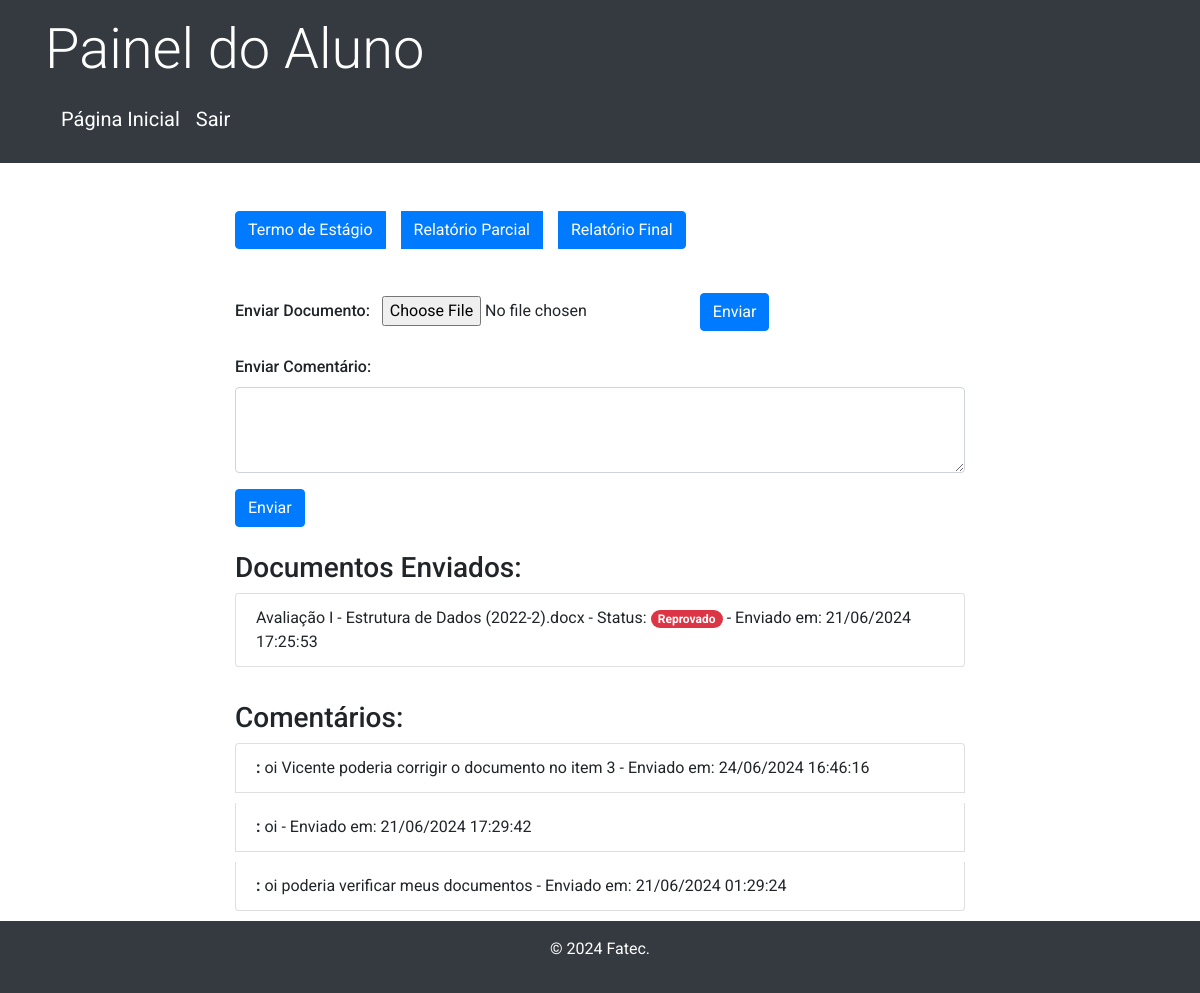
Screenshot of /index.php (signed in) with the database file from the repository.
### tables this page shows
CREATE TABLE `documentos` (
  `id` int(11) NOT NULL,
  `usuario_id` int(11) DEFAULT NULL,
  `nome` varchar(255) DEFAULT NULL,
  `arquivo` varchar(255) DEFAULT NULL,
  `status` enum('pendente','aprovado','reprovado') DEFAULT 'pendente',
  `data_envio` timestamp NOT NULL DEFAULT current_timestamp()
);

CREATE TABLE `comentarios` (
  `id` int(11) NOT NULL,
  `usuario_id` int(11) NOT NULL,
  `autor` varchar(255) DEFAULT NULL,
  `comentario` text NOT NULL,
  `data_envio` timestamp NOT NULL DEFAULT current_timestamp(),
  `respondido_por` int(11) DEFAULT NULL,
  `data_resposta` timestamp NULL DEFAULT NULL
);

### index.php (the view, shortened to what this page needs)
<?php
include("db.php");
$user_data = check_login($conn);
$query_documentos = "
    SELECT d.*
    FROM documentos d
    WHERE d.usuario_id = :usuario_id
    ORDER BY d.data_envio DESC
";
$stmt_documentos = $conn->prepare($query_documentos);
$stmt_documentos->bindParam(':usuario_id', $user_data['id']);
$stmt_documentos->execute();
$documentos = $stmt_documentos->fetchAll(PDO::FETCH_ASSOC);
$query_comentarios = "SELECT * FROM comentarios WHERE usuario_id = :usuario_id ORDER BY data_envio DESC";
$stmt_comentarios = $conn->prepare($query_comentarios);
$stmt_comentarios->bindParam(':usuario_id', $user_data['id']);
$stmt_comentarios->execute();
$comentarios = $stmt_comentarios->fetchAll(PDO::FETCH_ASSOC);
?>
<!DOCTYPE html>
<html lang="pt-br">
<head>
    <link href="https://stackpath.bootstrapcdn.com/bootstrap/4.5.2/css/bootstrap.min.css" rel="stylesheet">
</head>
<body>
    <header class="bg-dark text-white py-3">
        <div class="container">
            <h1 class="display-4">Painel do Aluno</h1>
            <nav class="navbar navbar-expand-lg navbar-dark">
                <a class="navbar-brand" href="index.php">Página Inicial</a>
                <a class="navbar-brand" href="logout.php">Sair</a>
            </nav>
        </div>
    </header>
    <div class="container mt-5">
        <div class="row justify-content-center">
            <div class="col-md-8">
                <div class="btn-group">
                    <a href="termo_form.php" class="btn btn-primary mr-3">Termo de Estágio</a>
                    <a href="relatorio-parcial.php" class="btn btn-primary mr-3">Relatório Parcial</a>
                    <a href="relatorio-final.php" class="btn btn-primary mr-3">Relatório Final</a>
                </div>
                <form action="<?php echo htmlspecialchars($_SERVER["PHP_SELF"]); ?>" method="post" enctype="multipart/form-data" class="mt-4">
                    <div class="form-group">
                        <label for="documento" class="mr-2">Enviar Documento:</label>
                        <input type="file" id="documento" name="documento" class="mr-2">
                        <button type="submit" class="btn btn-primary">Enviar</button>
                    </div>
                </form>
                <form action="<?php echo htmlspecialchars($_SERVER["PHP_SELF"]); ?>" method="post" class="mt-4">
                    <div class="form-group">
                        <label for="comentario">Enviar Comentário:</label>
                        <textarea class="form-control" name="comentario" id="comentario" rows="3" required></textarea>
                    </div>
                    <button type="submit" class="btn btn-primary">Enviar</button>
                </form>
                <h3 class="mt-4">Documentos Enviados:</h3>
                <ul class="list-group">
                    <?php if (!empty($documentos)) : ?>
                        <?php foreach ($documentos as $doc) : ?>
                            <li class="list-group-item">
                                <?php echo htmlspecialchars($doc['nome']); ?>
                                - Status:
                                <?php if ($doc['status'] == 'aprovado') : ?>
                                    <span class="badge badge-pill badge-success aprovado">Aprovado</span>
                                <?php elseif ($doc['status'] == 'reprovado') : ?>
                                    <span class="badge badge-pill badge-danger reprovado">Reprovado</span>
                                <?php else : ?>
                                    <span class="badge badge-pill badge-warning analise">Em Análise</span>
                                <?php endif; ?>
                                - Enviado em: <?php echo date('d/m/Y H:i:s', strtotime($doc['data_envio'])); ?>
                            </li>
                        <?php endforeach; ?>
                    <?php else : ?>
                        <li class="list-group-item">Nenhum documento enviado.</li>
                    <?php endif; ?>
                </ul>
                <h3 class="mt-4">Comentários:</h3>
                <ul class="list-group">
                    <?php if (!empty($comentarios)) : ?>
                        <?php foreach ($comentarios as $comentario) : ?>
                            <li class="list-group-item">
                                <strong><?php echo htmlspecialchars($comentario['autor']); ?>:</strong> <?php echo htmlspecialchars($comentario['comentario']); ?>
                                - Enviado em: <?php echo date('d/m/Y H:i:s', strtotime($comentario['data_envio'])); ?>
                            </li>
                        <?php endforeach; ?>
                    <?php else : ?>
                        <li class="list-group-item">Nenhum comentário enviado.</li>
                    <?php endif; ?>
                </ul>
            </div>
        </div>
    </div>
    <footer class="bg-dark text-white text-center py-3">
        <p>&copy; 2024 Fatec.</p>
    </footer>
</body>
</html>

### index.php (style rules this page uses)
body { font-family: 'Roboto', sans-serif; }
.btn-group { margin-bottom: 20px; }
.form-group label { font-weight: 500; }
.list-group-item { margin-bottom: 10px; }
.badge.reprovado { background-color: #dc3545; }

### rows the page displays
documentos: nome "Avaliação I - Estrutura de Dados (2022-2).docx", status "Reprovado", data_envio "21/06/2024 17:25:53"
comentarios: comentario "oi Vicente poderia corrigir o documento no item 3", data_envio "24/06/2024 16:46:16"
comentarios: comentario "oi", data_envio "21/06/2024 17:29:42"
comentarios: comentario "oi poderia verificar meus documentos", data_envio "21/06/2024 01:29:24"
